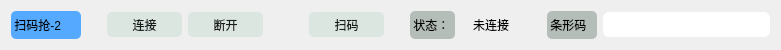
  <widget class="QWidget" name="layoutWidget_2">
   <property name="geometry">
    <rect>
     <x>20</x>
     <y>120</y>
     <width>781</width>
     <height>30</height>
    </rect>
   </property>
   <layout class="QGridLayout" name="gridLayout_2">
    <item row="0" column="2">
     <widget class="QPushButton" name="pb_Connect_2">
      <property name="minimumSize">
       <size>
        <width>75</width>
        <height>25</height>
       </size>
      </property>
      <property name="styleSheet">
       <string notr="true">background: rgb(220, 230, 225);
border-color: rgb(0, 0, 0);
border-radius: 5px;
color:rgb(24, 28, 27);</string>
      </property>
      <property name="text">
       <string>连接</string>
      </property>
     </widget>
    </item>
    <item row="0" column="5">
     <widget class="QPushButton" name="pb_Scan_2">
      <property name="minimumSize">
       <size>
        <width>75</width>
        <height>25</height>
       </size>
      </property>
      <property name="styleSheet">
       <string notr="true">background: rgb(220, 230, 225);
border-color: rgb(0, 0, 0);
border-radius: 5px;
color:rgb(24, 28, 27);</string>
      </property>
      <property name="text">
       <string>扫码</string>
      </property>
     </widget>
    </item>
    <item row="0" column="8">
     <widget class="QLabel" name="lb_State_2">
      <property name="minimumSize">
       <size>
        <width>60</width>
        <height>25</height>
       </size>
      </property>
      <property name="text">
       <string>未连接</string>
      </property>
      <property name="alignment">
       <set>Qt::AlignCenter</set>
      </property>
     </widget>
    </item>
    <item row="0" column="0">
     <widget class="QLabel" name="lb_Scaner_2">
      <property name="minimumSize">
       <size>
        <width>70</width>
        <height>28</height>
       </size>
      </property>
      <property name="styleSheet">
       <string notr="true">border-radius: 5px;
background-color: rgb(85, 170, 255);</string>
      </property>
      <property name="text">
       <string> 扫码抢-2 </string>
      </property>
     </widget>
    </item>
    <item row="0" column="6">
     <spacer name="horizontalSpacer_5">
      <property name="orientation">
       <enum>Qt::Horizontal</enum>
      </property>
      <property name="sizeType">
       <enum>QSizePolicy::Fixed</enum>
      </property>
      <property name="sizeHint" stdset="0">
       <size>
        <width>20</width>
        <height>20</height>
       </size>
      </property>
     </spacer>
    </item>
    <item row="0" column="9">
     <spacer name="horizontalSpacer_6">
      <property name="orientation">
       <enum>Qt::Horizontal</enum>
      </property>
      <property name="sizeType">
       <enum>QSizePolicy::Fixed</enum>
      </property>
      <property name="sizeHint" stdset="0">
       <size>
        <width>20</width>
        <height>20</height>
       </size>
      </property>
     </spacer>
    </item>
    <item row="0" column="3">
     <widget class="QPushButton" name="pb_Disconnect_2">
      <property name="minimumSize">
       <size>
        <width>75</width>
        <height>25</height>
       </size>
      </property>
      <property name="styleSheet">
       <string notr="true">background: rgb(220, 230, 225);
border-color: rgb(0, 0, 0);
border-radius: 5px;
color:rgb(24, 28, 27);</string>
      </property>
      <property name="text">
       <string>断开</string>
      </property>
     </widget>
    </item>
    <item row="0" column="7">
     <widget class="QLabel" name="label_3">
      <property name="minimumSize">
       <size>
        <width>45</width>
        <height>25</height>
       </size>
      </property>
      <property name="styleSheet">
       <string notr="true">border-radius: 5px;
background-color: rgb(180, 189, 184);</string>
      </property>
      <property name="text">
       <string> 状态：</string>
      </property>
     </widget>
    </item>
    <item row="0" column="11">
     <widget class="QLineEdit" name="le_CodeData_2">
      <property name="minimumSize">
       <size>
        <width>75</width>
        <height>25</height>
       </size>
      </property>
      <property name="styleSheet">
       <string notr="true">border-radius: 6px;
</string>
      </property>
     </widget>
    </item>
    <item row="0" column="4">
     <spacer name="horizontalSpacer_7">
      <property name="orientation">
       <enum>Qt::Horizontal</enum>
      </property>
      <property name="sizeType">
       <enum>QSizePolicy::Fixed</enum>
      </property>
      <property name="sizeHint" stdset="0">
       <size>
        <width>40</width>
        <height>20</height>
       </size>
      </property>
     </spacer>
    </item>
    <item row="0" column="1">
     <spacer name="horizontalSpacer_8">
      <property name="orientation">
       <enum>Qt::Horizontal</enum>
      </property>
      <property name="sizeType">
       <enum>QSizePolicy::Fixed</enum>
      </property>
      <property name="sizeHint" stdset="0">
       <size>
        <width>20</width>
        <height>20</height>
       </size>
      </property>
     </spacer>
    </item>
    <item row="0" column="10">
     <widget class="QLabel" name="label_5">
      <property name="minimumSize">
       <size>
        <width>50</width>
        <height>25</height>
       </size>
      </property>
      <property name="styleSheet">
       <string notr="true">border-radius: 5px;
background-color: rgb(180, 189, 184);</string>
      </property>
      <property name="text">
       <string> 条形码</string>
      </property>
     </widget>
    </item>
   </layout>
  </widget>
